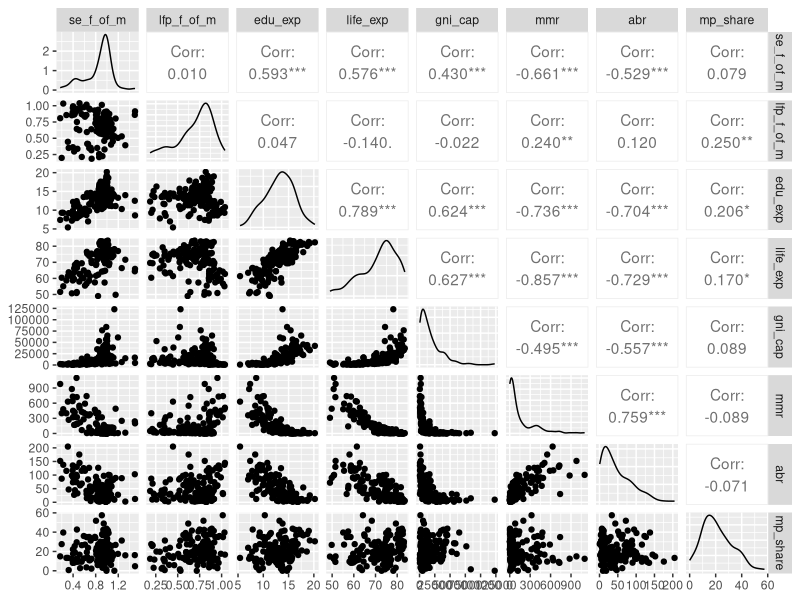
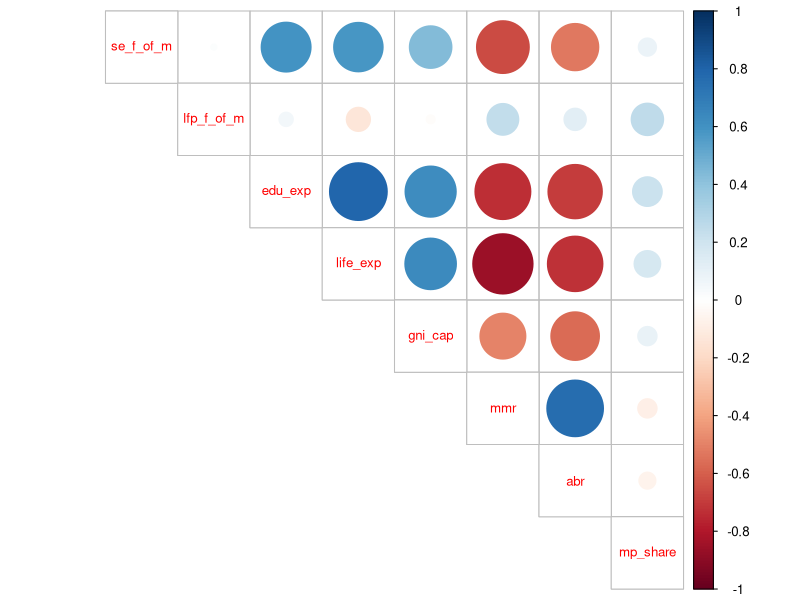
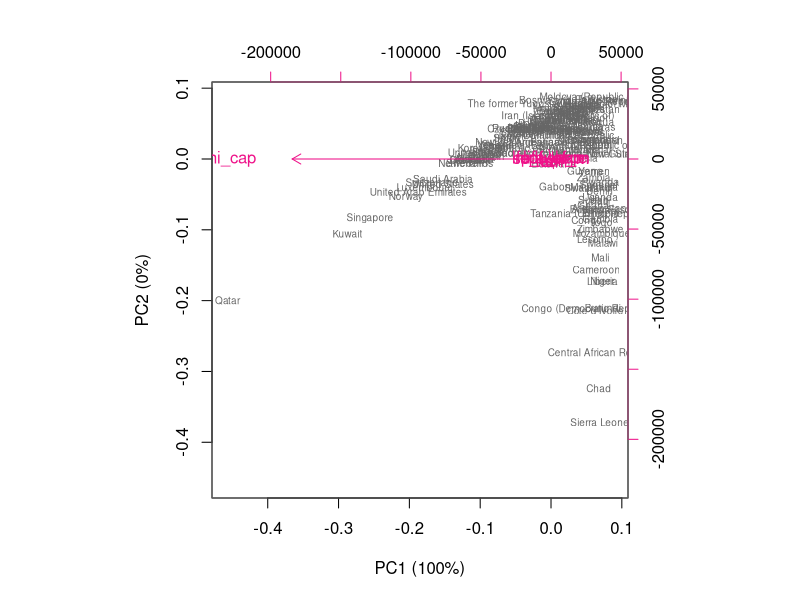
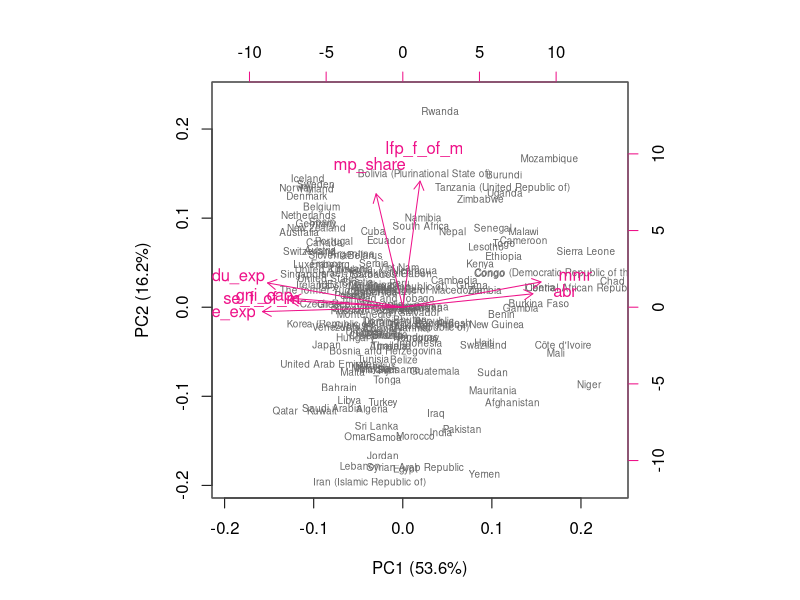
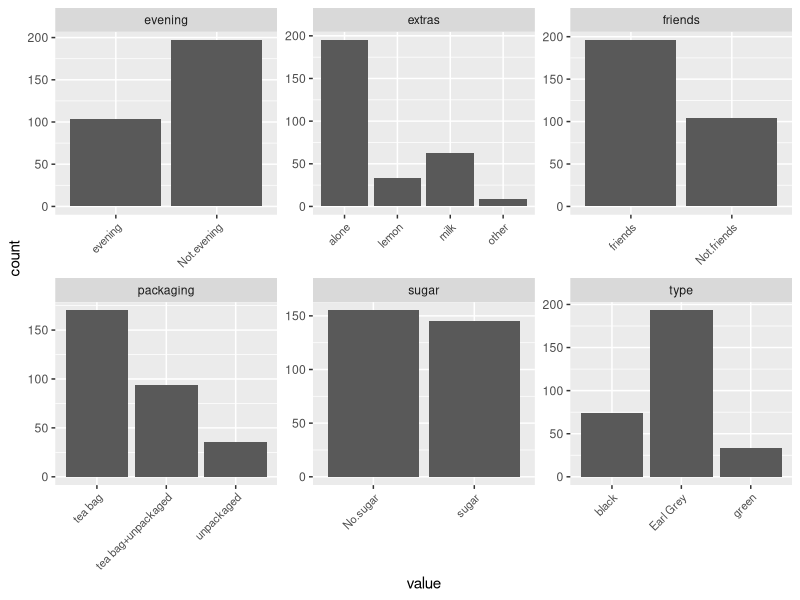
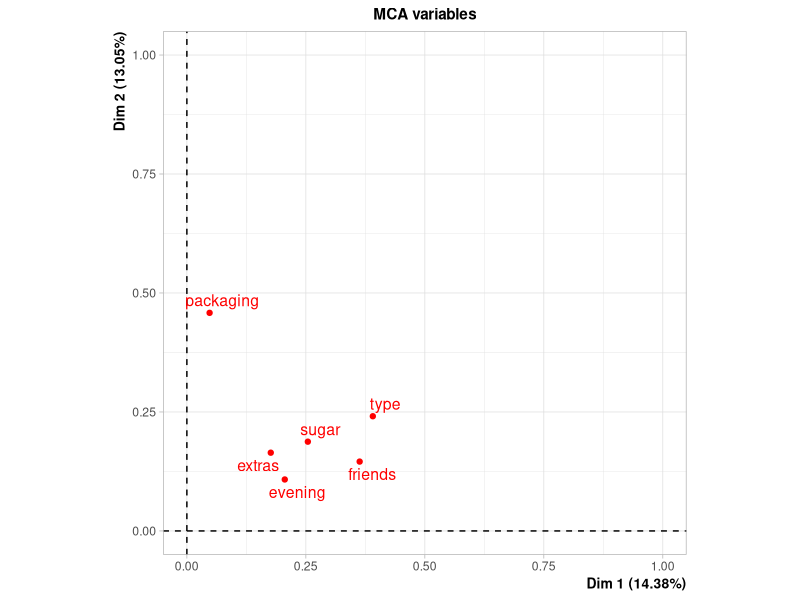
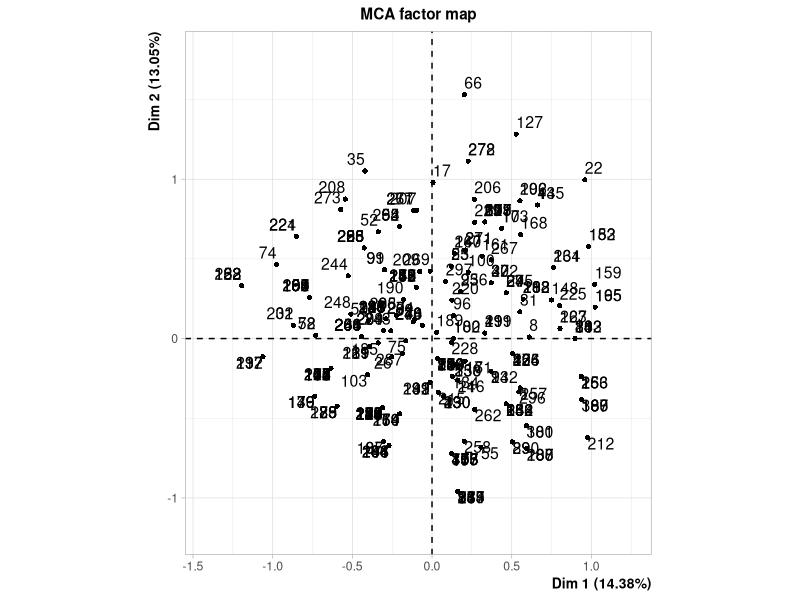
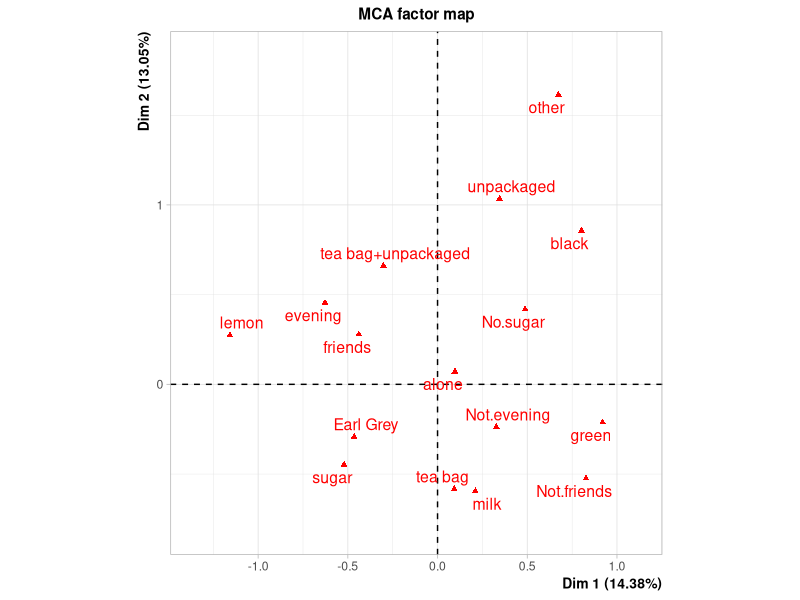

Recreate these plots in R, in order.
## ---- chunk 1
# Clear memory.
rm(list = ls())

# Define packages required by this script.
library(dplyr)
library(ggplot2)
library(GGally)
library(tidyverse)
library(corrplot)
library(FactoMineR)

# This affects wrappings of the output of summary().
options(width = 70)
## ---- chunk 2
# Read in the data
human <- as.data.frame(read.table('data/human.csv',  sep="\t", header=TRUE))
## ---- chunk 3
# The data is only turned into an actual data frame at this point.
glimpse(human)
## ---- chunk 4
ggpairs(human)
summary(human)
## ---- chunk 5
corrplot(round(cor(human), digits = 2), method = "circle", type = "upper", tl.pos = "d", tl.cex = 0.8)
## ---- chunk 6
pca_human <- prcomp(human)
s_human_nonstd <- summary(pca_human)
s_human_nonstd
## ---- chunk 7
# Percentages of variance for the plot titles.
pr_shns <- round(100*s_human_nonstd$importance[2, ], digits = 1)
pc_shns_lab <- paste0(names(pr_shns), " (", pr_shns, "%)")
biplot(pca_human, choices = 1:2, cex = c(0.6, 1), col = c("grey40", "deeppink2"), xlab = pc_shns_lab[1], ylab = pc_shns_lab[2])
## ---- chunk 8
human_std <- scale(human) # Standardise the variables.
pca_human_std <- prcomp(human_std)
s_human_std <- summary(pca_human_std)
s_human_std
# Percentages of variance for the plot titles.
pr_shs <- round(100*s_human_std$importance[2, ], digits = 1)
pc_shs_lab <- paste0(names(pr_shs), " (", pr_shs, "%)")
biplot(pca_human_std, choices = 1:2, cex = c(0.6, 1), col = c("grey40", "deeppink2"), xlab = pc_shs_lab[1], ylab = pc_shs_lab[2])
## ---- chunk 9
data("tea")
glimpse(tea)
## ---- chunk 10
# Etymology note: ”tea” is of Fujian, ”chai” of Cantonese origin. They
# both mean the same. For details, see http://wals.info/chapter/138
chai <- dplyr::select(tea, one_of(c('Tea','How','sugar','how','evening','friends')))
# Rename some columns for clarity.
names(chai)[1] <- 'type'
names(chai)[2] <- 'extras'
names(chai)[4] <- 'packaging'
glimpse(chai)
## ---- chunk 11
ggplot(gather(chai), aes(value)) + facet_wrap("key", scales = "free") + geom_bar() + theme(axis.text.x = element_text(angle = 45, hjust = 1, size = 8))
## ---- chunk 12
chai_mca <- MCA(chai, graph = FALSE)
summary(chai_mca)
## ---- chunk 13
par(mfrow = c(1,3)) # Set some graphical params.
plot(chai_mca, choix = "var", title = "MCA variables") # The variable biplot.
plot(chai_mca, choix = "ind", invisible = "var") # The individuals plot.
plot(chai_mca, choix = "ind", invisible = "ind") # The categories plot.
